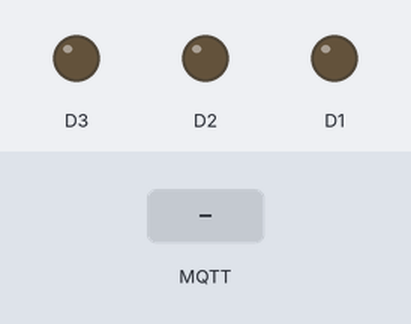
The sketch below on a simulated ESP8266 (NodeMCU). On the bench: output pins drawn as LEDs (lit = HIGH). The test bench sets the inputs (shaded band). WiFi joins after 1.5 s; servers stay silent unless stated; no MQTT or app messages arrive unless stated; what the sketch prints to the serial monitor is not drawn.

Above: at 2.7 s.
2.8 s: MQTT message "LIGHTON" arrives on the first subscribed topic
At 3.2 s:
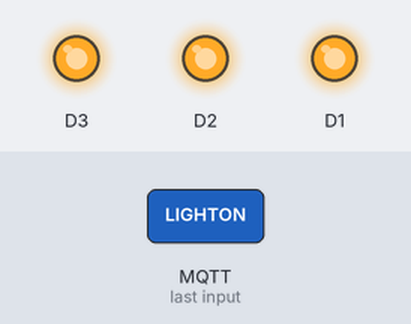
4.3 s: MQTT message "automatic" arrives on the first subscribed topic
At 5.5 s:
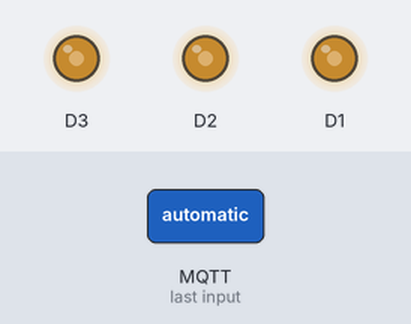
5.8 s: MQTT message "LIGHTON" arrives on the first subscribed topic
At 7.0 s:
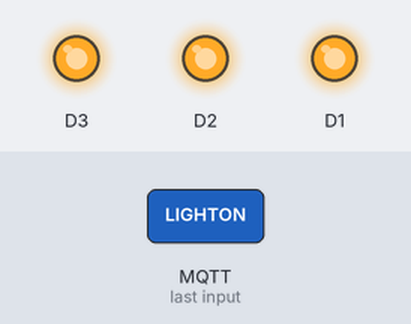
7.3 s: MQTT message "LIGHTOFF" arrives on the first subscribed topic
At 8.3 s:
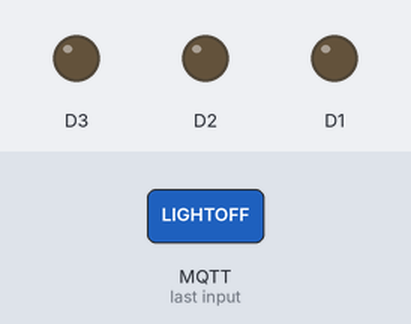
Timing chart, 0 to 9.8 s (numbered marks = the images above; inputs shaded):
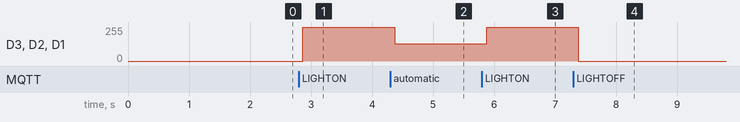

Measured:
- after the input at 2.8 s, D3, D2, D1: 0/255 → 255/255 after 0.07 s
- after the input at 4.3 s, D3, D2, D1: 255/255 → 128/255 after 0.07 s
- after the input at 5.8 s, D3, D2, D1: 128/255 → 255/255 after 0.08 s
- after the input at 7.3 s, D3, D2, D1: 255/255 → 0/255 after 0.08 s

The sketch:

SMART_STREET_LIGHT_MANAGEMENT_USING_IBM_WATSON.ino
```cpp
#include <ESP8266WiFi.h>
#include <PubSubClient.h>

void callback(char* subtopic, byte* payload, unsigned int payloadLength);
const char* ssid = "MLRITM@DGL";
const char* password = "digi@123";
int ldr;

#define ORG "dooo8z"
#define DEVICE_TYPE "nodemcu"
#define DEVICE_ID "0404"
#define TOKEN "7730039327"
String command;
//-------- Customise the above values --------

char server[] = ORG ".messaging.internetofthings.ibmcloud.com";
char subtopic[] = "iot-2/cmd/manual control/fmt/String";
char authMethod[] = "use-token-auth";
char token[] = TOKEN;
char clientId[] = "d:" ORG ":" DEVICE_TYPE ":" DEVICE_ID;

WiFiClient wifiClient;
PubSubClient client(server, 1883, callback, wifiClient);
void setup() {
 Serial.begin(115200);
 Serial.println();
 Serial.print("Connecting to ");
 Serial.print(ssid);
 WiFi.begin(ssid, password);
 while (WiFi.status() != WL_CONNECTED) {
 delay(500);
 Serial.print(".");
 }
 Serial.println("");

 Serial.print("WiFi connected, IP address: ");
 Serial.println(WiFi.localIP());
 pinMode(D1,OUTPUT);
 pinMode(D2,OUTPUT);
 pinMode(D3,OUTPUT);
  wifiConnect();
  mqttConnect();
}
void loop() {
  if (!client.loop()) {
    mqttConnect();

  }
delay(100);


}
void wifiConnect() {
  Serial.print("Connecting to "); Serial.print(ssid);
  WiFi.begin(ssid, password);
  while (WiFi.status() != WL_CONNECTED) {
    delay(500);
    Serial.print(".");
  }
  Serial.print("nWiFi connected, IP address: "); Serial.println(WiFi.localIP());
}

void mqttConnect() {
  if (!client.connected()) {
    Serial.print("Reconnecting MQTT client to "); Serial.println(server);
    while (!client.connect(clientId, authMethod, token)) {
      Serial.print(".");
      delay(500);
    }
    initManagedDevice();
    Serial.println();
  }
}
void initManagedDevice() {
  if (client.subscribe(subtopic)) {
    Serial.println("subscribe to cmd OK");
  } else {
    Serial.println("subscribe to cmd FAILED");
  }
}

void callback(char* subtopic, byte* payload, unsigned int payloadLength) {
  Serial.print("callback invoked for topic: "); Serial.println(subtopic);

  for (int i = 0; i < payloadLength; i++) {
    //Serial.println((char)payload[i]);
    command += (char)payload[i];
  }
Serial.println(command);
if(command == "LIGHTON"){
  digitalWrite(D1,HIGH);
  digitalWrite(D2,HIGH);
  digitalWrite(D3,HIGH);
  Serial.println("Light is Switched ON");
}
else if(command == "LIGHTOFF"){
  digitalWrite(D1,LOW);
  digitalWrite(D2,LOW);
  digitalWrite(D3,LOW);
  Serial.println("Light is Switched OFF");
}
else if(command=="automatic"){
  ldr=analogRead(A0);
  Serial.print("LDR value:");
  Serial.println(ldr);
  int mv=map(ldr,0,1024,0,255);
  Serial.print("mapped ldr value:");
  Serial.print(mv);
  analogWrite(D1,mv);
  analogWrite(D2,mv);
  analogWrite(D3,mv);
  delay(500);
}

command ="";
}
```
